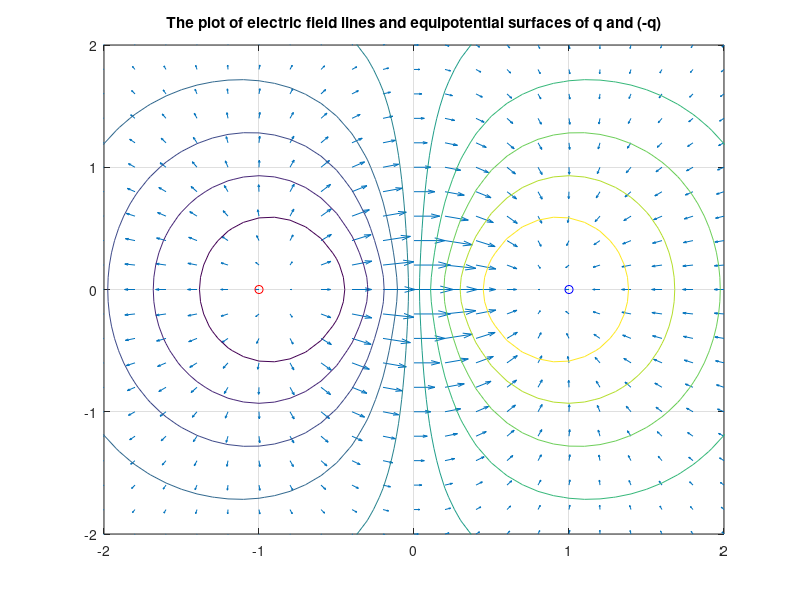

Source code (MATLAB):
%Plots out the electric field lines between the charges
[X,Y]=meshgrid(-50:.2:50,-50:.2:50);
E=1.8.^(-1.5*sqrt(X.^2+Y.^2)).*cos(0.5*Y).*sin(X);        
[DX,DY]=gradient(E,.2,.2);
quiver(X,Y,DX,DY)                 
hold on                         
%Plots out equipotential surfaces of both charges
[X,Y]=meshgrid(-50:.1:50,-50:.1:50);
E=1.8.^(-1.5*sqrt(X.^2+Y.^2)).*cos(0.5*Y).*sin(X);              
contour(X,Y,E,10)              
hold on                       
%plots the points of both charges
x1=1; y1=0;                     
x2=-1; y2=0;                   
plot(x1,y1,'b:o')               
plot(x2,y2,'r:o')       
grid on                      
axis([-2 2 -2 2])               
title('The plot of electric field lines and equipotential surfaces of q and (-q)')